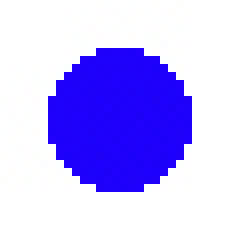
#> input picture ueb_02/images/hog_test/circle.jpg, 30 x 30 px (shown 8 times larger)
$ python simple_hog.py   (older library calls are emulated)
#> lines starting #> are read from the running program, lines starting #| are printed output that depends on the picture; after the words box and inside, x2 and y2 are one past the last pixel; in counts of white or black regions, pixels touching at a corner belong together
#> further down, test is the input picture: shape (30, 30, 3); mean B, G, R 253.7, 182.5, 190.9
import numpy as np
import cv2
import math
import matplotlib
# matplotlib.use('TkAgg')
import matplotlib.pyplot as plt

###############################################################
#
# Write your own descriptor / Histogram of Oriented Gradients
#
###############################################################


def plot_histogram(hist, bins):
    width = 0.7 * (bins[1] - bins[0])
    center = (bins[:-1] + bins[1:]) / 2
    plt.bar(center, hist, align='center', width=width)
    plt.show()


def compute_simple_hog(imgcolor, keypoints):

    # convert color to gray image and extract feature in gray
    gray = cv2.cvtColor(imgcolor, cv2.COLOR_BGR2GRAY)
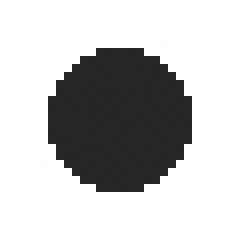
#> gray: shape (30, 30) (shown 8 times larger); min 37, max 255, mean 193.1


    # compute x and y gradients (sobel kernel size 5)
    grad_x = cv2.Sobel(gray, cv2.CV_32F, 1, 0, ksize=5)
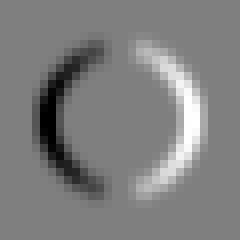
#> grad_x: shape (30, 30) float32 (shown 8 times larger); min -10420, max 10431, mean 0.7; drawn with min black and max white
    grad_y = cv2.Sobel(gray, cv2.CV_32F, 0, 1, ksize=5)
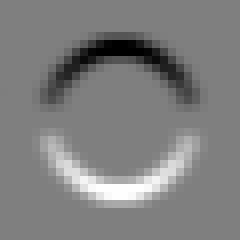
#> grad_y: shape (30, 30) float32 (shown 8 times larger); min -10416, max 10431, mean 0.6; drawn with min black and max white


    # compute magnitude and angle of the gradients
    magnitude = cv2.magnitude(grad_x, grad_y)
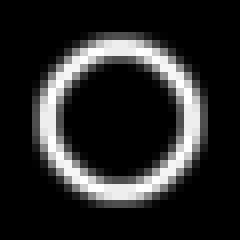
#> magnitude: shape (30, 30) float32 (shown 8 times larger); min 0, max 11132.3, mean 1750.8; drawn with min black and max white
    angle = cv2.phase(grad_x, grad_y)
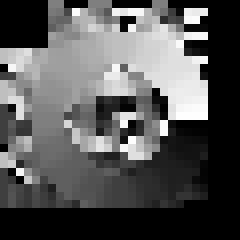
#> angle: shape (30, 30) float32 (shown 8 times larger); min 0, max 6.28, mean 2.12; drawn with min black and max white

    # go through all keypoints and and compute feature vector
    descr = np.zeros((len(keypoints), 8), np.float32)
    count = 0
    for kp in keypoints:
        # print kp.pt, kp.size
        # extract angle in keypoint sub window
        # extract gradient magnitude in keypoint subwindow

        # create histogram of angle in subwindow BUT only where magnitude of gradients is non zero! Why? Find an
        # answer to that question use np.histogram
        #(hist, bins) = np.histogram(...)

        x, y = int(kp.pt[0]), int(kp.pt[1])
        size = int(kp.size // 2)

        x0, x1 = x - size, x + size + 1
        y0, y1 = y - size, y + size + 1

        x0, x1 = max(x0, 0), min(x1, gray.shape[1])
        y0, y1 = max(y0, 0), min(y1, gray.shape[0])

        mag_patch = magnitude[y0:y1, x0:x1]
        angle_patch = angle[y0:y1, x0:x1]

        valid_mask = mag_patch > 0
        angles_valid = angle_patch[valid_mask]
        mag_valid = mag_patch[valid_mask]

        hist, bins = np.histogram(
            angles_valid,
            bins=8,
            range=(0, 2 * np.pi),
            weights=mag_valid
        )

        hist = hist.astype(np.float32)
        if hist.sum() > 0:
            hist /= np.sum(hist)

        plot_histogram(hist, bins)

        descr[count] = hist
#> this loop made 1 pass
#> (hist, bins, width in plot_histogram, center in plot_histogram) on pass 1: ([0.5, 0.138, 0.15, 0.0136, 0.0278, 0.0072, 0.00845, 0.154], [0, 0.785, 1.57, 2.36, 3.14, 3.93, 4.71, 5.5, 6.28], 0.55, [0.393, 1.18, 1.96, 2.75, 3.53, 4.32, 5.11, 5.89])
#> pass 1, in plot_histogram, `plt.show()`:
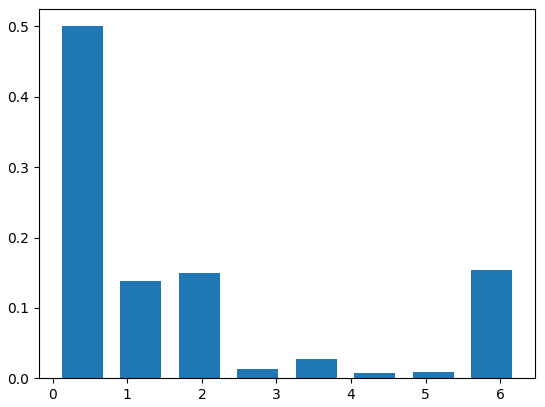
#> figure drawn by matplotlib, 1 panel; tallest bar 0.5 high, from x = 0.118 to 0.668

    return descr

# in our example we only have a single keypoint
keypoints = [cv2.KeyPoint(15, 15, 11)]

# test for all test images
test = cv2.imread('./images/hog_test/circle.jpg')
descriptor = compute_simple_hog(test, keypoints)

$ run again, with ueb_02/images/hog_test/diag.jpg copied over ueb_02/images/hog_test/circle.jpg
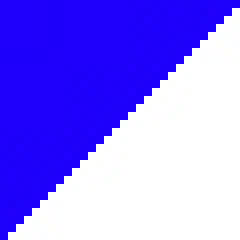
#> input picture ueb_02/images/hog_test/diag.jpg, 30 x 30 px (shown 8 times larger)
#> test is the input picture: shape (30, 30, 3); mean B, G, R 252.9, 123.3, 138.9
#> in compute_simple_hog, `angle = cv2.phase(grad_x, grad_y)`:
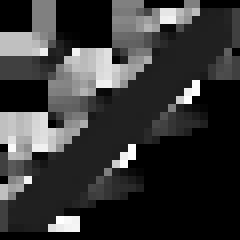
#> angle: shape (30, 30) float32 (shown 8 times larger); min 0, max 6.24, mean 1.34; drawn with min black and max white
#> the loop in compute_simple_hog, `for kp in keypoints:` made 1 pass
#> (bins, width in plot_histogram, center in plot_histogram) on pass 1: ([0, 0.785, 1.57, 2.36, 3.14, 3.93, 4.71, 5.5, 6.28], 0.55, [0.393, 1.18, 1.96, 2.75, 3.53, 4.32, 5.11, 5.89])
#> pass 1, in plot_histogram, `plt.show()`:
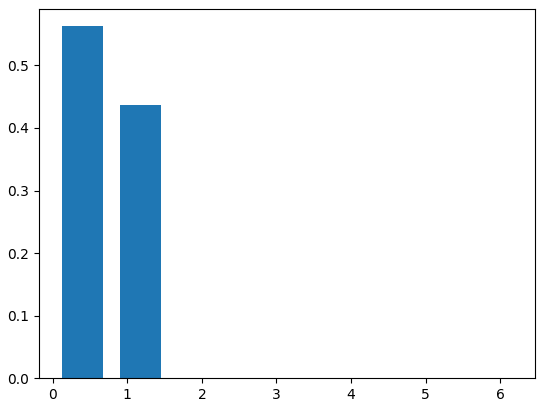
#> figure drawn by matplotlib, 1 panel; tallest bar 0.563 high, from x = 0.118 to 0.668

$ run again, with ueb_02/images/hog_test/horiz.jpg copied over ueb_02/images/hog_test/circle.jpg
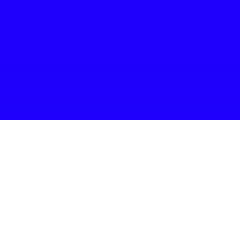
#> input picture ueb_02/images/hog_test/horiz.jpg, 30 x 30 px (shown 8 times larger)
#> test is the input picture: shape (30, 30, 3); mean B, G, R 253.3, 127.6, 142.9
#> in compute_simple_hog, `gray = cv2.cvtColor(imgcolor, cv2.COLOR_BGR2GRAY)`:
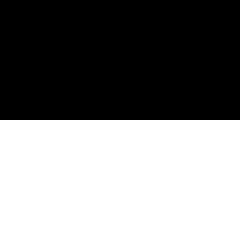
#> gray: shape (30, 30) (shown 8 times larger); values 38 (black) and 255 (white), 50% white; 1 white region, box (x1, y1, x2, y2) and area: (0, 15, 30, 30) 450
#> grad_x: shape (30, 30) float32; every value is 0
#> angle: shape (30, 30) float32; values 0 (black) and 1.57 (white), 13.3% white; 1 white region, box (x1, y1, x2, y2) and area: (0, 13, 30, 17) 120
#> the loop in compute_simple_hog, `for kp in keypoints:` made 1 pass
#> (hist, bins, width in plot_histogram, center in plot_histogram) on pass 1: ([0, 0, 1, 0, 0, 0, 0, 0], [0, 0.785, 1.57, 2.36, 3.14, 3.93, 4.71, 5.5, 6.28], 0.55, [0.393, 1.18, 1.96, 2.75, 3.53, 4.32, 5.11, 5.89])
#> pass 1, in plot_histogram, `plt.show()`:
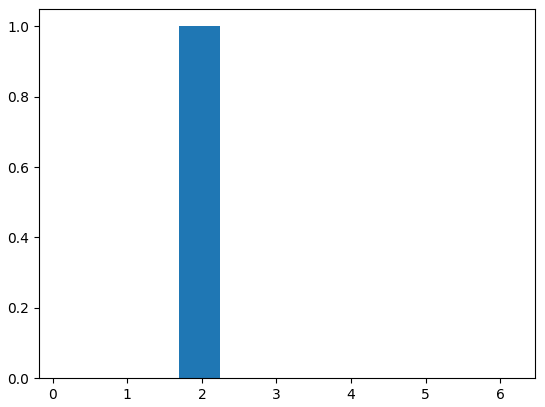
#> figure drawn by matplotlib, 1 panel; tallest bar 1 high, from x = 1.69 to 2.24

$ run again, with ueb_02/images/hog_test/diag_test.png saved as ueb_02/images/hog_test/circle.jpg
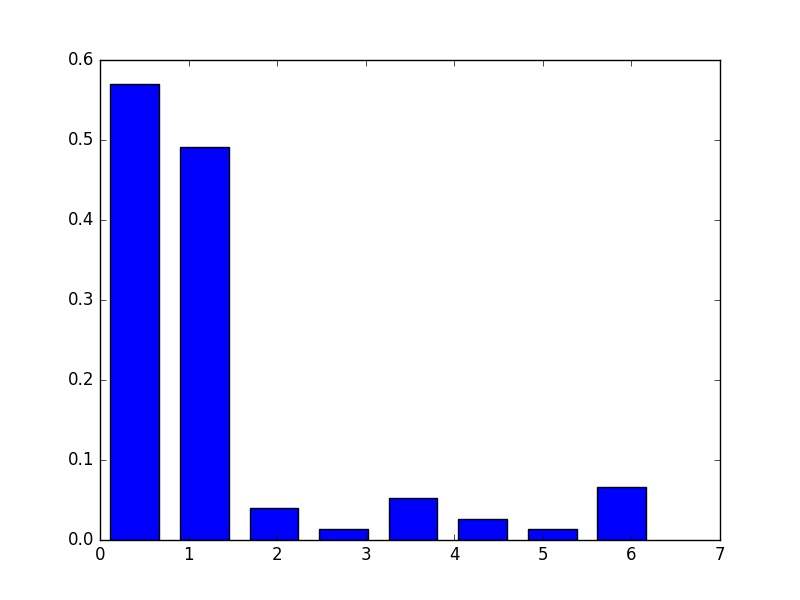
#> input picture ueb_02/images/hog_test/diag_test.png, 800 x 600 px
#> test is the input picture: shape (600, 800, 3); mean B, G, R 250.9, 225.6, 225.6
#> in compute_simple_hog, `angle = cv2.phase(grad_x, grad_y)`:
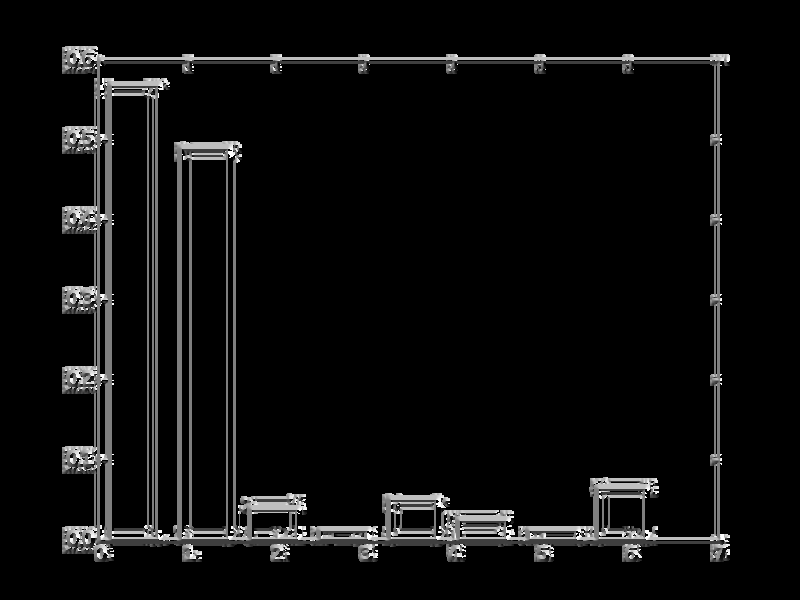
#> angle: shape (600, 800) float32; min 0, max 6.28, mean 0.319; drawn with min black and max white
#> the loop in compute_simple_hog, `for kp in keypoints:` made 1 pass
#> (hist, bins, width in plot_histogram, center in plot_histogram) on pass 1: ([0, 0, 0, 0, 0, 0, 0, 0], [0, 0.785, 1.57, 2.36, 3.14, 3.93, 4.71, 5.5, 6.28], 0.55, [0.393, 1.18, 1.96, 2.75, 3.53, 4.32, 5.11, 5.89])
#> pass 1, in plot_histogram, `plt.show()`:
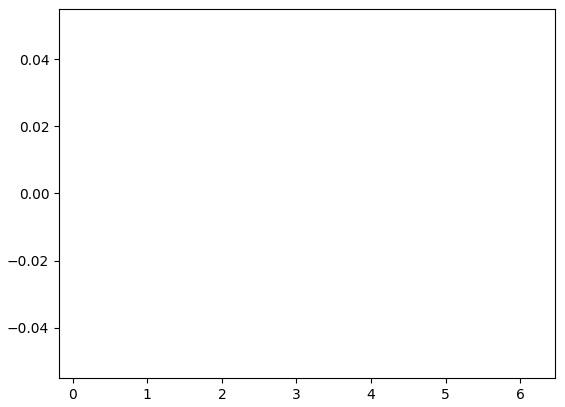
#> figure drawn by matplotlib, 1 panel
